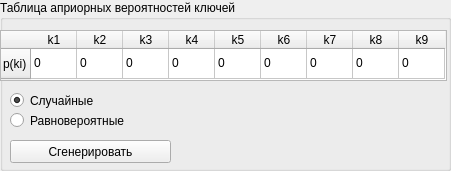
     <widget class="QGroupBox" name="tableOfAprioriKeyProbabilityGroupBox_Square">
      <property name="geometry">
       <rect>
        <x>700</x>
        <y>250</y>
        <width>451</width>
        <height>171</height>
       </rect>
      </property>
      <property name="title">
       <string>Таблица априорных вероятностей ключей</string>
      </property>
      <property name="flat">
       <bool>false</bool>
      </property>
      <property name="checkable">
       <bool>false</bool>
      </property>
      <widget class="QTableWidget" name="tableOfAprioriKeyProbability_Square">
       <property name="geometry">
        <rect>
         <x>0</x>
         <y>30</y>
         <width>447</width>
         <height>51</height>
        </rect>
       </property>
       <property name="gridStyle">
        <enum>Qt::SolidLine</enum>
       </property>
       <property name="cornerButtonEnabled">
        <bool>true</bool>
       </property>
       <attribute name="horizontalHeaderVisible">
        <bool>true</bool>
       </attribute>
       <attribute name="horizontalHeaderCascadingSectionResizes">
        <bool>false</bool>
       </attribute>
       <attribute name="horizontalHeaderDefaultSectionSize">
        <number>46</number>
       </attribute>
       <attribute name="horizontalHeaderHighlightSections">
        <bool>true</bool>
       </attribute>
       <attribute name="horizontalHeaderMinimumSectionSize">
        <number>30</number>
       </attribute>
       <attribute name="horizontalHeaderShowSortIndicator" stdset="0">
        <bool>true</bool>
       </attribute>
       <row>
        <property name="text">
         <string>p(ki)</string>
        </property>
       </row>
       <column>
        <property name="text">
         <string>k1</string>
        </property>
       </column>
       <column>
        <property name="text">
         <string>k2</string>
        </property>
       </column>
       <column>
        <property name="text">
         <string>k3</string>
        </property>
       </column>
       <column>
        <property name="text">
         <string>k4</string>
        </property>
       </column>
       <column>
        <property name="text">
         <string>k5</string>
        </property>
       </column>
       <column>
        <property name="text">
         <string>k6</string>
        </property>
       </column>
       <column>
        <property name="text">
         <string>k7</string>
        </property>
       </column>
       <column>
        <property name="text">
         <string>k8</string>
        </property>
       </column>
       <column>
        <property name="text">
         <string>k9</string>
        </property>
       </column>
       <item row="0" column="0">
        <property name="text">
         <string>0</string>
        </property>
       </item>
       <item row="0" column="1">
        <property name="text">
         <string>0</string>
        </property>
       </item>
       <item row="0" column="2">
        <property name="text">
         <string>0</string>
        </property>
       </item>
       <item row="0" column="3">
        <property name="text">
         <string>0</string>
        </property>
       </item>
       <item row="0" column="4">
        <property name="text">
         <string>0</string>
        </property>
       </item>
       <item row="0" column="5">
        <property name="text">
         <string>0</string>
        </property>
       </item>
       <item row="0" column="6">
        <property name="text">
         <string>0</string>
        </property>
       </item>
       <item row="0" column="7">
        <property name="text">
         <string>0</string>
        </property>
       </item>
       <item row="0" column="8">
        <property name="text">
         <string>0</string>
        </property>
       </item>
      </widget>
      <widget class="QPushButton" name="generateAprioriKeyProbabilities_Square">
       <property name="geometry">
        <rect>
         <x>10</x>
         <y>140</y>
         <width>161</width>
         <height>23</height>
        </rect>
       </property>
       <property name="text">
        <string>Сгенерировать</string>
       </property>
      </widget>
      <widget class="QRadioButton" name="generateRandomKeyProbabilities_Square">
       <property name="geometry">
        <rect>
         <x>10</x>
         <y>90</y>
         <width>141</width>
         <height>21</height>
        </rect>
       </property>
       <property name="text">
        <string>Случайные</string>
       </property>
       <property name="checked">
        <bool>true</bool>
       </property>
      </widget>
      <widget class="QRadioButton" name="generateEqualKeyProbabilities_Square">
       <property name="geometry">
        <rect>
         <x>10</x>
         <y>110</y>
         <width>201</width>
         <height>21</height>
        </rect>
       </property>
       <property name="text">
        <string>Равновероятные</string>
       </property>
       <property name="checked">
        <bool>false</bool>
       </property>
      </widget>
     </widget>
